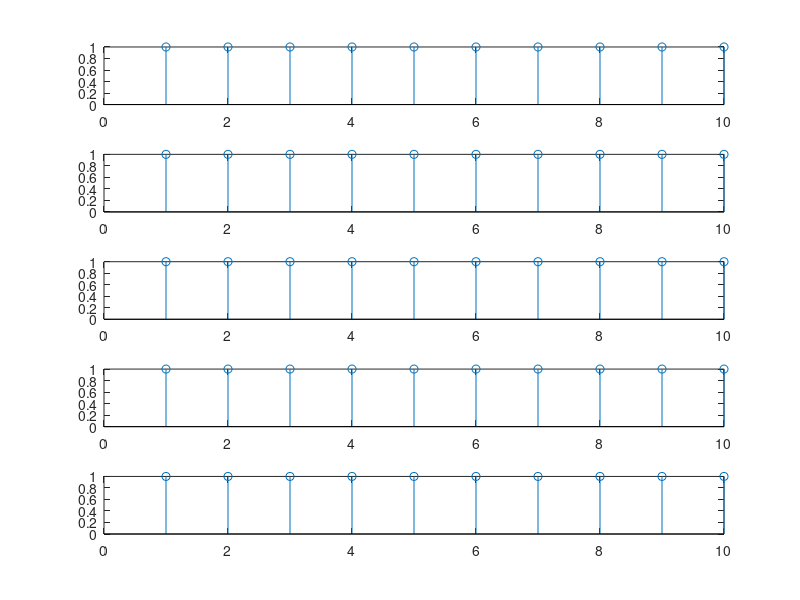

Source code (MATLAB): (Note: this script raises an error after producing the figure.)
%%%%%%%%%%%%%%%%%%%%%%%%%%%%%%%%%%%%%
% 
%   Alp Sayin - alp_sayin[at]ieee[dot]org
%   Matlab Genetic Algorithm
%   Spring 2012
% 
%%%%%%%%%%%%%%%%%%%%%%%%%%%%%%%%%%%%%

clear
close all

populationSize = 5;
numberOfGenes = 10;
population = ones(populationSize, numberOfGenes);

for ii=1:populationSize
    subplot(populationSize,1,ii)
    stem(population(ii,:))
end


bestChromosome = zeros(1,numberOfGenes);

newPopulation = InsertBestIndividual(population, bestChromosome, 2);

figure
for ii=1:populationSize
    subplot(populationSize,1,ii)
    stem(newPopulation(ii,:))
end

